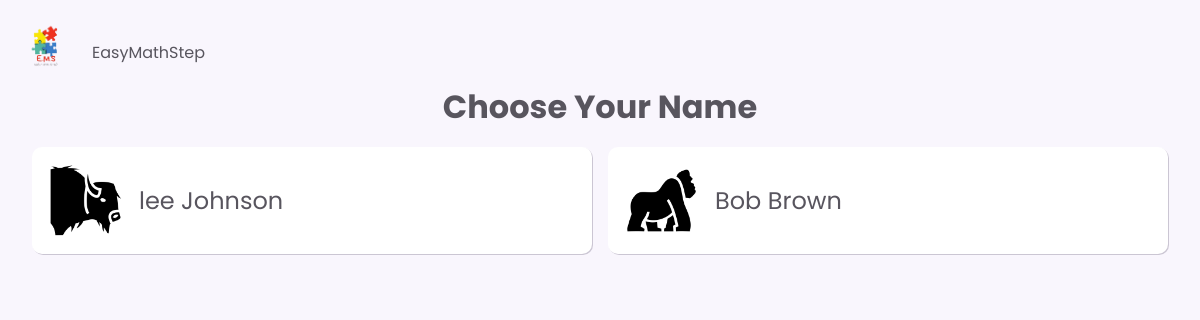
The page /Choose_Student.php?class_id=22 on the database its author committed.
### tables this page shows
CREATE TABLE `student` (
  `student_email` varchar(255) NOT NULL,
  `student_stat` tinyint(1) DEFAULT NULL,
  `student_fname` char(100) DEFAULT NULL,
  `student_lname` char(100) DEFAULT NULL,
  `gender` text DEFAULT NULL,
  `character_id` int(11) DEFAULT NULL,
  `class_id` int(11) DEFAULT NULL
);

CREATE TABLE `character` (
  `character_id` int(11) NOT NULL,
  `character_path` varchar(100) DEFAULT NULL
);

### Choose_Student.php (the view, shortened to what this page needs)
<?php
include('database/connection.php');
$class_id = $_GET['class_id'];
$sql = "SELECT s.student_email, s.student_fname, s.student_lname, c.character_path,
            l.lesson_name, l.question_type
            FROM student s
            LEFT JOIN `character` c ON s.character_id = c.character_id
            LEFT JOIN class cl ON s.class_id = cl.class_id
            LEFT JOIN assigned a ON cl.class_id = a.class_id
            LEFT JOIN lesson l ON a.lesson_id = l.lesson_id
            WHERE cl.class_id = $class_id;";
$student = $conn->query($sql);
?>
<!DOCTYPE html>
<html lang="en">
<head>
    <link rel="stylesheet" href="./Css_folder/Choose_student.css">
</head>
<body>
    <header>
      <img src="./src/logo.png" width="60" class="logo-icon">
      <span class="logo-title">EasyMathStep</span>
    </header>
    <div class="title">
        <h1 class="title-text">Choose Your Name</h1>
    </div>
    <div class="std-name-card">
        <?php
        if ($student->num_rows > 0) {
            $quizpath = '';
            while($row = $student->fetch_assoc()) {
                $question_type = $row['question_type'];
                if($question_type == "MCQ"){
                    $quizpath = 'mcq';
                } elseif($question_type == 'TF'){
                    $quizpath = 'tf';
                } else {
                    $quizpath = 'n';
                }
                echo '<a href="' . $quizpath . '?class_id=' . $class_id . '&student_id=' . urlencode($row["student_email"]) . '" class="namecard-link">';
                echo    '<div class="namecard">';
                echo        '<img src="' . $row["character_path"] . '" alt="animal" width="75">';
                echo        '<div class="std-name">' . htmlspecialchars($row["student_fname"]) . ' ' . htmlspecialchars($row["student_lname"]) . '</div>';
                echo    '</div>';
                echo '</a>';
            }
        } else {
            echo "No student found.";
        }
        ?>
    </div>
</body>
</html>

### Css_folder/Choose_student.css (style rules this page uses)
:root { --nav-width: 219px; --first-color: #267ce2; --first-color-light: #d1efff; --title-color: #19181b; --text-color: #58555e; --text-color-light: #a5a1aa; --body-color: #f9f6fd; --container-color: #ffffff; --container-color-light: #f4f0fa; --body-font: "Poppins", sans-serif; --normal-font-size: .938rem; --small-font-size: .75rem; --smaller-font-size: .75rem; --font-medium: 500; --font-semi-bold: 600; }
@media screen and (min-width: 1024px) { :root { --normal-font-size: 1rem; --small-font-size: .875em; --smaller-font-size: .813rem; } }
body { margin: var(--header-height) 0 0 0; padding: 1rem 1rem 0; font-family: var(--body-font); font-size: var(--normal-font-size); background-color: var(--body-color); color: var(--text-color); }
a { text-decoration: none; }
img { max-width: 100%; height: auto; }
.logo-title { position: absolute; top: 2.5rem; margin-left: 1rem; font-size: 1rem; }
.title { text-align: center; }
.title-text { margin: 0; }
.namecard-link { display: block; text-decoration: none; color: inherit; }
.std-name-card { display: grid; grid-template-columns: 1fr 1fr; gap: 1rem; justify-content: center; padding: 1rem; }
.namecard { display: flex; align-items: center; border-width: 0 0 0 1em; box-shadow: 1px 1px 0 rgb(22, 8, 43, .2); background: var(--container-color); border-radius: 10px; padding: 1rem; transition: background-color 0.3s; }
.std-name { text-decoration: none; font-size: 1.5rem; margin-left: 1rem; }
@media screen and (min-width: 1023px) { .namecard { width: 100%; } }

### rows shown on the page
student: character.character_path (picture), student_fname "lee", student_lname "Johnson"
student: character.character_path (picture), student_fname "Bob", student_lname "Brown"
